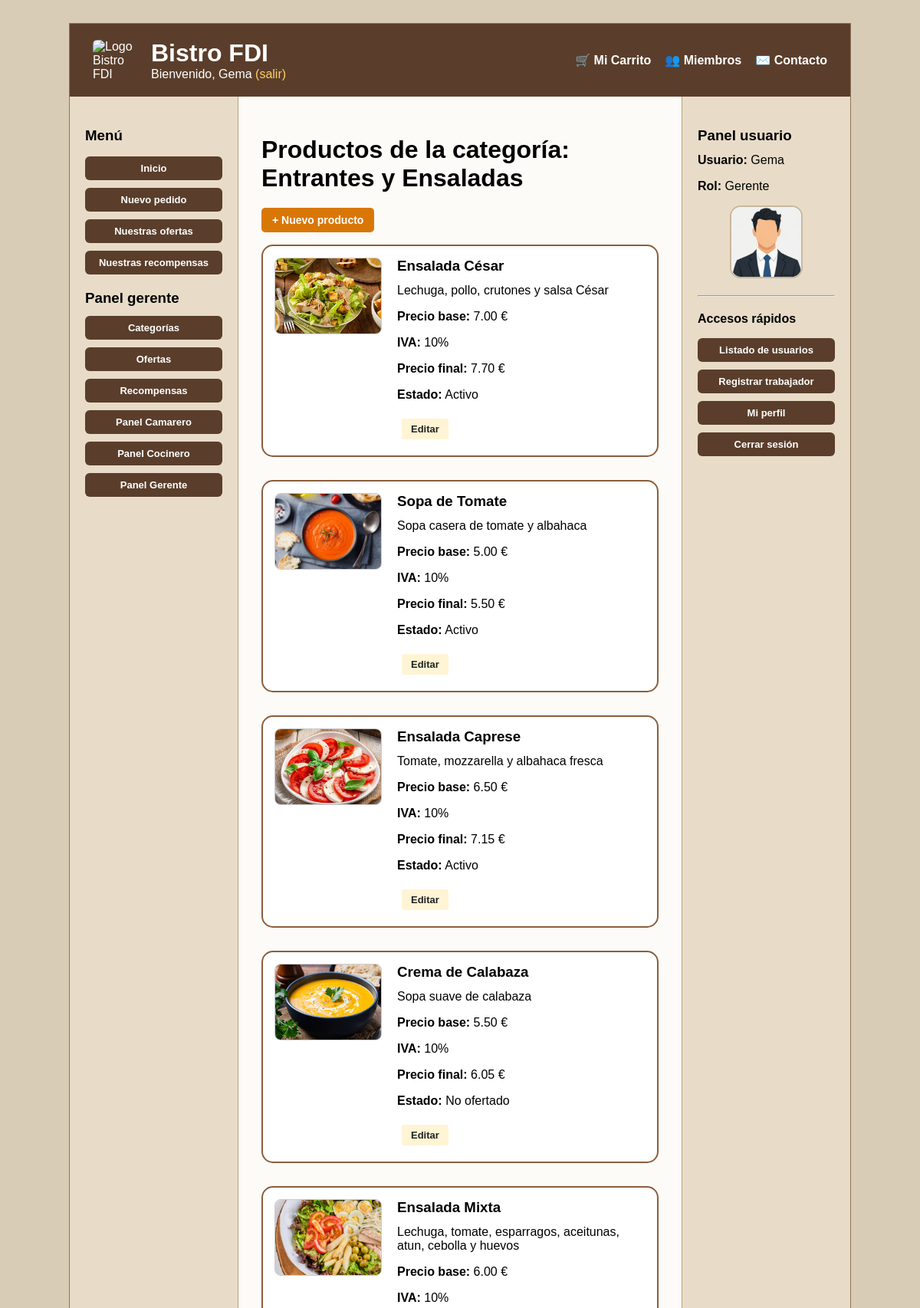
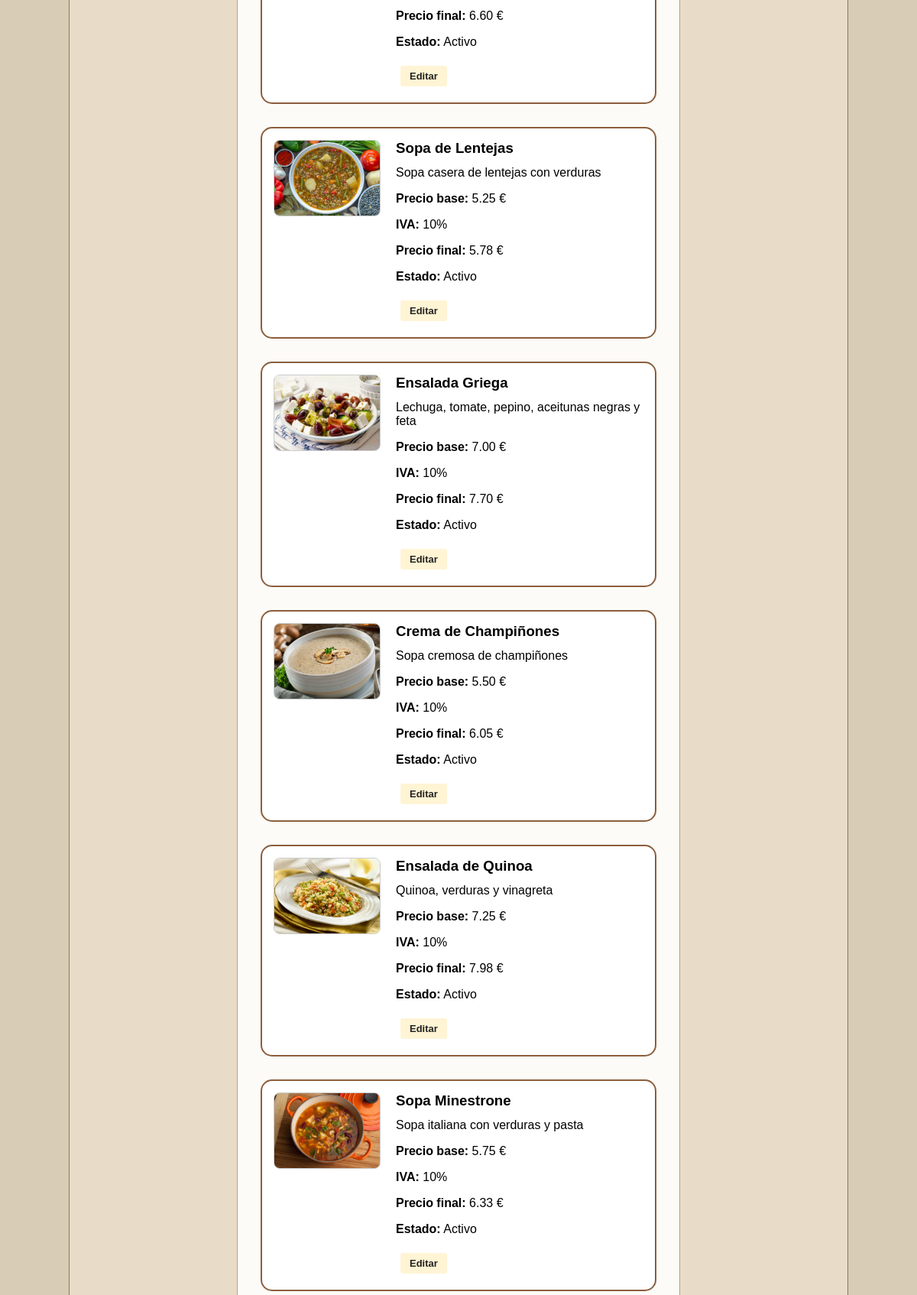
/vistas/productos/mostrarProductosCategoria.php?id=2 (signed in, upper part), run on the app's committed database (2 pictures, top to bottom).
### tables this page shows
CREATE TABLE IF NOT EXISTS `usuarios` (
    `id` INT AUTO_INCREMENT PRIMARY KEY,
    `username` VARCHAR(100) NOT NULL UNIQUE,
    `email` VARCHAR(150) NOT NULL UNIQUE,
    `nombre` VARCHAR(100) NOT NULL,
    `apellidos` VARCHAR(100) NOT NULL,
    `password_hash` VARCHAR(255) NOT NULL,
    `rol` ENUM('cliente', 'camarero', 'cocinero', 'gerente') NOT NULL DEFAULT 'cliente',
    `avatar_tipo` ENUM('default', 'preset', 'custom') NOT NULL DEFAULT 'default',
    `avatar_valor` VARCHAR(255) DEFAULT NULL,
    `activo` TINYINT(1) NOT NULL DEFAULT 1,
    `deleted_at` TIMESTAMP NULL DEFAULT NULL,
    `created_at` TIMESTAMP DEFAULT CURRENT_TIMESTAMP,
    `updated_at` TIMESTAMP DEFAULT CURRENT_TIMESTAMP ON UPDATE CURRENT_TIMESTAMP,
    `bistrocoins` INT NOT NULL DEFAULT 0
);

CREATE TABLE IF NOT EXISTS `categorias` (
    `id` INT AUTO_INCREMENT PRIMARY KEY,
    `nombre` VARCHAR(100),
    `descripcion` TEXT,
    `imagen` VARCHAR(255) DEFAULT NULL,
    `activa` TINYINT(1) NOT NULL DEFAULT 1
);

CREATE TABLE IF NOT EXISTS `productos` (
    `id` INT AUTO_INCREMENT PRIMARY KEY,
    `nombre` VARCHAR(100),
    `descripcion` TEXT,
    `categoria_id` INT,
    `precio_base` DECIMAL(10,2),
    `iva` INT,
    `disponible` BOOLEAN,
    `ofertado` BOOLEAN,
    `imagen` VARCHAR(255) DEFAULT NULL,
    `se_cocina` BOOLEAN DEFAULT 1,
    FOREIGN KEY (`categoria_id`) REFERENCES `categorias`(`id`)
);

### includes/CategoriaDAO.php (called while the page is built, shortened)
<?php
require_once __DIR__ . '/../entities/Categoria.php';
require_once __DIR__ . '/application.php';
class CategoriaDAO {
    public static function getById($id) {
        global $conn;
        $stmt = $conn->prepare("SELECT * FROM categorias WHERE id = ?");
        $stmt->bind_param("i", $id);
        $stmt->execute();
        $result = $stmt->get_result();
        $row = $result->fetch_assoc();
        return new Categoria(
            $row['id'],
            $row['nombre'],
            $row['descripcion'],
            $row['imagen'],
            $row['activa']
        );
    }
}

### entities/Categoria.php (called while the page is built, shortened)
<?php
class Categoria {
    private $nombre;
    public function __construct($id, $nombre, $descripcion,$imagen, $activa) {
        $this->nombre = $nombre;
    }
    public function getNombre() {
        return $this->nombre;
    }
}

### includes/ProductoDAO.php (called while the page is built, shortened)
<?php
require_once __DIR__ . '/../entities/Producto.php';
require_once __DIR__ . '/application.php';
class ProductoDAO {
    public static function getAllByCategoria($categoria_id) {
        global $conn;
        $stmt = $conn->prepare("SELECT * FROM productos WHERE categoria_id = ?");
        $stmt->bind_param("i", $categoria_id);
        $stmt->execute();
        $result = $stmt->get_result();
        $productos = [];
        while ($fila = $result->fetch_assoc()) {
            $productos[] = new Producto(
                $fila['id'],
                $fila['nombre'],
                $fila['descripcion'],
                $fila['categoria_id'],
                $fila['precio_base'],
                $fila['iva'],
                $fila['disponible'],
                $fila['ofertado'],
                $fila['imagen'] ?? null,
                $fila['se_cocina'] ?? 1
            );
        }
        return $productos;
    }
}

### entities/Producto.php (called while the page is built, shortened)
<?php
class Producto {
    private $id;
    private $nombre;
    private $descripcion;
    private $precio;
    private $iva;
    private $ofertado;
    private $imagen;
    public function __construct($id, $nombre, $descripcion, $categoria_id, $precio, $iva, $disponible, $ofertado, $imagen = null, $se_cocina = 1) {
        $this->id = $id;
        $this->nombre = $nombre;
        $this->descripcion = $descripcion;
        $this->precio = $precio;
        $this->iva = $iva;
        $this->ofertado = $ofertado;
        $this->imagen = $imagen;
    }
    public function getId() {
        return $this->id;
    }
    public function getNombre() {
        return $this->nombre;
    }
    public function getDescripcion() {
        return $this->descripcion;
    }
    public function getPrecio() {
        return $this->precio;
    }
    public function getIVA() {
        return $this->iva;
    }
    public function isOfertado() {
        return $this->ofertado;
    }
    public function getPrecioFinal() {
        return round($this->precio * (1 + $this->iva / 100), 2);
    }
    public function getImagen() {
        return $this->imagen;
    }
}

### includes/UsuarioDAO.php (called while the page is built, shortened)
<?php
require_once __DIR__ . '/../entities/Usuario.php';
require_once __DIR__ . '/util.php';
class UsuarioDAO {
    public static function avatar_presets(): array {
        return [
            'preset_chef' => ['label' => 'Opcion 1', 'path' => RUTA_APP . '/img/avatares/cocinero.png'],
            'preset_waiter' => ['label' => 'Opcion 2', 'path' => RUTA_APP . '/img/avatares/camarero.png'],
            'preset_manager' => ['label' => 'Opcion 3', 'path' => RUTA_APP . '/img/avatares/gerente.png'],
        ];
    }
    private static function row_to_usuario(array $row): Usuario {
        $row['avatar_url'] = self::user_row_to_avatar_url($row);
        return new Usuario(
            (int)$row['id'],
            $row['username'],
            $row['email'],
            $row['nombre'],
            $row['apellidos'],
            $row['password_hash'],
            $row['rol'] ?? 'cliente',
            $row['avatar_tipo'] ?? 'default',
            $row['avatar_valor'] ?? null,
            $row['avatar_url'],
            (int)$row['activo'],
            $row['updated_at'] ?? '',
            (int)($row['bistrocoins'] ?? 0)
        );
    }
    private static function user_row_to_avatar_url(array $row): string {
        $tipo = (string)($row['avatar_tipo'] ?? 'default');
        $valor = (string)($row['avatar_valor'] ?? '');
        if ($tipo === 'preset') {
            $presets = self::avatar_presets();
            if (isset($presets[$valor])) {
                return $presets[$valor]['path'];
            }
        }
        return self::default_avatar();
    }
    public static function user_find_by_id(int $id, bool $includeInactive = true): ?Usuario {
        $conn = crearConexion();
        $sql = $includeInactive
            ? "SELECT * FROM usuarios WHERE id = ? LIMIT 1"
            : "SELECT * FROM usuarios WHERE id = ? AND activo = 1 LIMIT 1";
        $stmt = $conn->prepare($sql);
        $stmt->bind_param("i", $id);
        $stmt->execute();
        $result = $stmt->get_result();
        $row = $result->fetch_assoc();
        return $row ? self::row_to_usuario($row) : null;
    }
}

### includes/auth.php (called while the page is built, shortened)
<?php
require_once __DIR__ . '/UsuarioDAO.php';
function current_user(): ?Usuario {
    $id = (int)$_SESSION['user_id'];
    $user = UsuarioDAO::user_find_by_id($id);
    return $user;
}
        ?>

### entities/Usuario.php (called while the page is built, shortened)
<?php
class Usuario {
    private $nombre;
    private $rol;
    private $avatar_url;
    private $activo;
    public function __construct(int $id, string $username, string $email, string $nombre, string $apellidos,
                                string $password_hash, string $rol, string $avatar_tipo, ?string $avatar_valor,
                                string $avatar_url, int $activo, string $updated_at, int $bistrocoins = 0) {
        $this->nombre = $nombre;
        $this->rol = $rol;
        $this->avatar_url = $avatar_url;
        $this->activo = $activo;
    }
    public function getNombre(): string { return $this->nombre; }
    public function getRol(): string { return $this->rol; }
    public function getAvatarUrl(): string { return $this->avatar_url; }
    public function isActivo(): bool { return $this->activo === 1; }
}

### includes/util.php (called while the page is built, shortened)
<?php
function escaparHtml(?string $value): string
{
    return htmlspecialchars((string) $value, ENT_QUOTES | ENT_SUBSTITUTE, 'UTF-8');
}

### vistas/productos/_tarjeta_producto.php (the view)
<article class="producto-card panel mb-15">
<div class="producto-card-inner">
<div class="producto-img-box">
<img
src="../../<?= trim($p->getImagen()) ?>"
alt="<?= htmlspecialchars($p->getNombre(), ENT_QUOTES,'UTF-8') ?>"
width="140"
height="100"
class="img-rounded">
</div>
<div class="producto-info-box">
<h3><?= htmlspecialchars($p->getNombre()) ?></h3>
<p>
<?= htmlspecialchars($p->getDescripcion()) ?>
</p>
<p>
<strong>Precio base:</strong>
<?= number_format((float)$p->getPrecio(),2) ?> €
</p>
<p>
<strong>IVA:</strong>
<?= (int)$p->getIVA() ?>%
</p>
<p>
<strong>Precio final:</strong>
<?= number_format((float)$p->getPrecioFinal(),2) ?> €
</p>
<p>
<strong>Estado:</strong>
<?= $p->isOfertado() ? 'Activo' : 'No ofertado' ?>
</p>
<a
class="btn primary"
href="crearProducto.php?id=<?= (int)$p->getId() ?>&categoria_id=<?= (int)$categoria_id ?>">
Editar
</a>
</div>
</div>
</article>

### vistas/productos/mostrarProductosCategoria.php (shortened to what this page needs)
<?php
require_once __DIR__ . '/../../includes/auth.php';
require_once __DIR__ . '/../../includes/CategoriaDAO.php';
$user = current_user();
$categoria_id = filter_input(INPUT_GET, 'id', FILTER_VALIDATE_INT);
$categoria = CategoriaDAO::getById($categoria_id);
require_once __DIR__ . '/../../includes/ProductoDAO.php';
$productos = ProductoDAO::getAllByCategoria($categoria_id);
?>
<h1>Productos de la categoría: <?= htmlspecialchars($categoria->getNombre(), ENT_QUOTES, 'UTF-8') ?></h1>
<p>
    <a class="btn-nuevo" href="crearProducto.php?categoria_id=<?= (int)$categoria_id ?>">+ Nuevo producto</a>
</p>
<?php require __DIR__ . '/../../scripts/productos/pintarProductosCategoria.php'; ?>
<?php
require __DIR__ . '/../../includes/plantilla.php';

### scripts/productos/pintarProductosCategoria.php
<?php
if (empty($productos)): ?>
    <p>No hay productos en esta categoría.</p>
<?php else: ?>
    <div class="productos-container">
        <?php foreach ($productos as $p): ?>
            <?php require __DIR__ . '/../../vistas/productos/_tarjeta_producto.php'; ?>
        <?php endforeach; ?>
    </div>
<?php endif; ?>

### cabecera.php (shortened to what this page needs)
<?php
require_once __DIR__ . '/includes/auth.php';
function mostrarSaludo(): string {
    $user = current_user();
    if ($user) {
        $nombre = $user->getNombre() ?: $user->getUsername();
        return "Bienvenido, " . htmlspecialchars($nombre) .
            " <a href='" . RUTA_APP . "/scripts/usuarios/logout.php'>(salir)</a>";
    }
    return "Usuario desconocido. <a href='" . RUTA_APP . "/vistas/usuarios/acceso.php#login'>Login</a>";
}
?>
<div class="cabecera-superior">
    <div class="cabecera-brand">
        <img src="<?= RUTA_APP ?>/img/logo_personalizado.png" alt="Logo Bistro FDI" class="logo-cabecera">
        <div>
            <h1>Bistro FDI</h1>
            <div class="saludo"><?= mostrarSaludo(); ?></div>
        </div>
    </div>
    <nav class="menu-principal">
        <ul>
            <?php if (current_user()): ?>
                <li><a href="<?= RUTA_APP ?>/vistas/pedidos/carrito.php">🛒 Mi Carrito</a></li>
            <?php endif; ?>
            <li><a href="<?= RUTA_APP ?>/miembros.php">👥 Miembros</a></li>
            <li><a href="<?= RUTA_APP ?>/contacto.php">✉️ Contacto</a></li>
        </ul>
    </nav>
</div>

### sideBarIzq.php
<?php
$user = function_exists('current_user') ? current_user() : null;
?>
<nav aria-label="Navegación principal">
    <h3>Menú</h3>
    <ul class="menu-izq">
        <li><a href="<?= RUTA_APP ?>/index.php">Inicio</a></li>
        <li><a href="<?= RUTA_APP ?>/vistas/pedidos/elegirTipo.php">Nuevo pedido</a></li>
        <li><a href="<?= RUTA_APP ?>/vistas/ofertas/ofertaCliente.php">Nuestras ofertas</a></li>
        <li><a href="<?= RUTA_APP ?>/vistas/recompensas/recompensaCliente.php">Nuestras recompensas</a></li>
        <?php if ($user): ?>
            <?php if ($user->getRol() !== 'cliente'): ?>
                <h3>Panel <?= htmlspecialchars($user->getRol()) ?></h3>
            <?php endif; ?>
            <?php if ($user->getRol() === 'gerente'): ?>
                <li><a href="<?= RUTA_APP ?>/vistas/categorias/categoriasList.php">Categorías</a></li>
                <li><a href="<?= RUTA_APP ?>/vistas/ofertas/listarOfertas.php">Ofertas</a></li>
                <li><a href="<?= RUTA_APP ?>/vistas/recompensas/listarRecompensas.php">Recompensas</a></li>
            <?php endif; ?>
            <?php if ($user->getRol() === 'camarero' || $user->getRol() === 'gerente'): ?>
                <li><a href="<?= RUTA_APP ?>/vistas/pedidos/gestionCamarero.php">Panel Camarero</a></li>
            <?php endif; ?>
            <?php if ($user->getRol() === 'cocinero' || $user->getRol() === 'gerente'): ?>
                <li><a href="<?= RUTA_APP ?>/vistas/preparacion_pedidos/panel_cocinero.php">Panel Cocinero</a></li>
            <?php endif; ?>
            <?php if ($user->getRol() === 'gerente'): ?>
                <li><a href="<?= RUTA_APP ?>/vistas/preparacion_pedidos/panel_gerente.php">Panel Gerente</a></li>
            <?php endif; ?>
        <?php endif; ?>
    </ul>
</nav>

### sideBarDer.php
<?php
require_once __DIR__ . '/includes/auth.php';
require_once __DIR__ . '/includes/util.php';
$user = current_user();
$nombre = $user ? $user->getNombre() : 'Invitado';
$rol = $user ? $user->getRol() : 'No autenticado';
$avatarSrc = $user ? $user->getAvatarUrl() : '';
?>
<section class="panel-usuario-sidebar">
    <h3>Panel usuario</h3>
    <p><strong>Usuario:</strong> <?= escaparHtml($nombre) ?></p>
    <p><strong>Rol:</strong> <?= escaparHtml(ucfirst($rol)) ?></p>
    <?php if ($user): ?>
        <div class="sidebar-avatar-box">
            <img src="<?= escaparHtml($avatarSrc) ?>"
                 alt="Foto de perfil de <?= escaparHtml($nombre) ?>"
                 class="sidebar-avatar">
        </div>
    <?php endif; ?>
    <hr>
    <nav aria-label="Accesos rápidos del usuario">
        <h4>Accesos rápidos</h4>
        <ul class="menu-izq">
            <?php if ($user && $user->getRol() === 'gerente'): ?>
                <li><a href="<?= RUTA_APP ?>/vistas/usuarios/usuarios.php">Listado de usuarios</a></li>
                <li><a href="<?= RUTA_APP ?>/vistas/usuarios/usuario_form.php?modo=crear">Registrar trabajador</a></li>
                <li><a href="<?= RUTA_APP ?>/vistas/usuarios/perfil.php">Mi perfil</a></li>
                <li><a href="<?= RUTA_APP ?>/scripts/usuarios/logout.php">Cerrar sesión</a></li>
            <?php elseif ($user): ?>
                <li><a href="<?= RUTA_APP ?>/vistas/usuarios/perfil.php">Mi perfil</a></li>
                <li><a href="<?= RUTA_APP ?>/scripts/usuarios/logout.php">Cerrar sesión</a></li>
            <?php else: ?>
                <li><a href="<?= RUTA_APP ?>/vistas/usuarios/acceso.php#login">Iniciar sesión</a></li>
                <li><a href="<?= RUTA_APP ?>/vistas/usuarios/registro.php">Registrarse</a></li>
            <?php endif; ?>
        </ul>
    </nav>
</section>

### data on the page
usuarios: nombre "Gema", rol "gerente", rol "Gerente"
categorias: nombre "Entrantes y Ensaladas"
productos: imagen (picture), nombre "Ensalada César", descripcion "Lechuga, pollo, crutones y salsa César", precio_base "7.00", iva "10", $p->getPrecioFinal() "7.70", ofertado "Activo"
productos: imagen (picture), nombre "Sopa de Tomate", descripcion "Sopa casera de tomate y albahaca", precio_base "5.00", iva "10", $p->getPrecioFinal() "5.50", ofertado "Activo"
productos: imagen (picture), nombre "Ensalada Caprese", descripcion "Tomate, mozzarella y albahaca fresca", precio_base "6.50", iva "10", $p->getPrecioFinal() "7.15", ofertado "Activo"
productos: imagen (picture), nombre "Crema de Calabaza", descripcion "Sopa suave de calabaza", precio_base "5.50", iva "10", $p->getPrecioFinal() "6.05", ofertado "No ofertado"
productos: imagen (picture), nombre "Ensalada Mixta", descripcion "Lechuga, tomate, esparragos, aceitunas, atun, cebolla y huevos", precio_base "6.00", iva "10", $p->getPrecioFinal() "6.60", ofertado "Activo"
productos: imagen (picture), nombre "Sopa de Lentejas", descripcion "Sopa casera de lentejas con verduras", precio_base "5.25", iva "10", $p->getPrecioFinal() "5.78", ofertado "Activo"
productos: imagen (picture), nombre "Ensalada Griega", descripcion "Lechuga, tomate, pepino, aceitunas negras y feta", precio_base "7.00", iva "10", $p->getPrecioFinal() "7.70", ofertado "Activo"
productos: imagen (picture), nombre "Crema de Champiñones", descripcion "Sopa cremosa de champiñones", precio_base "5.50", iva "10", $p->getPrecioFinal() "6.05", ofertado "Activo"
productos: imagen (picture), nombre "Ensalada de Quinoa", descripcion "Quinoa, verduras y vinagreta", precio_base "7.25", iva "10", $p->getPrecioFinal() "7.98", ofertado "Activo"
productos: imagen (picture), nombre "Sopa Minestrone", descripcion "Sopa italiana con verduras y pasta", precio_base "5.75", iva "10", $p->getPrecioFinal() "6.33", ofertado "Activo"
